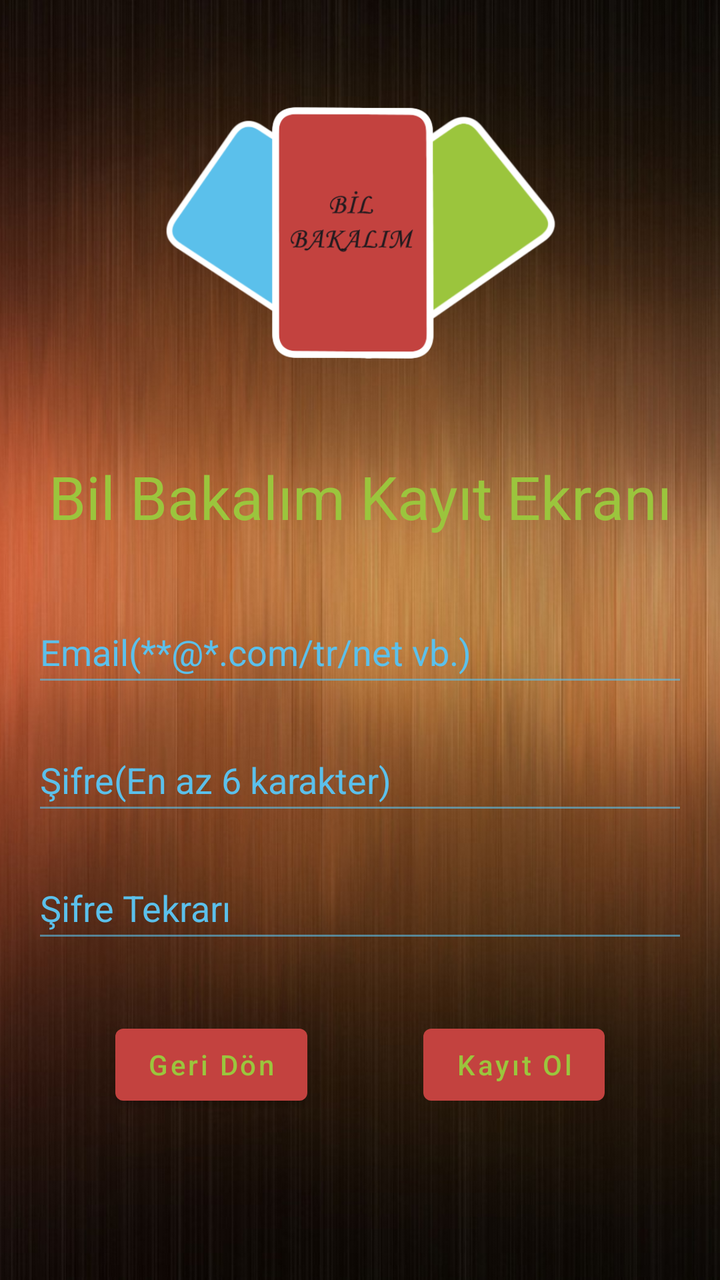
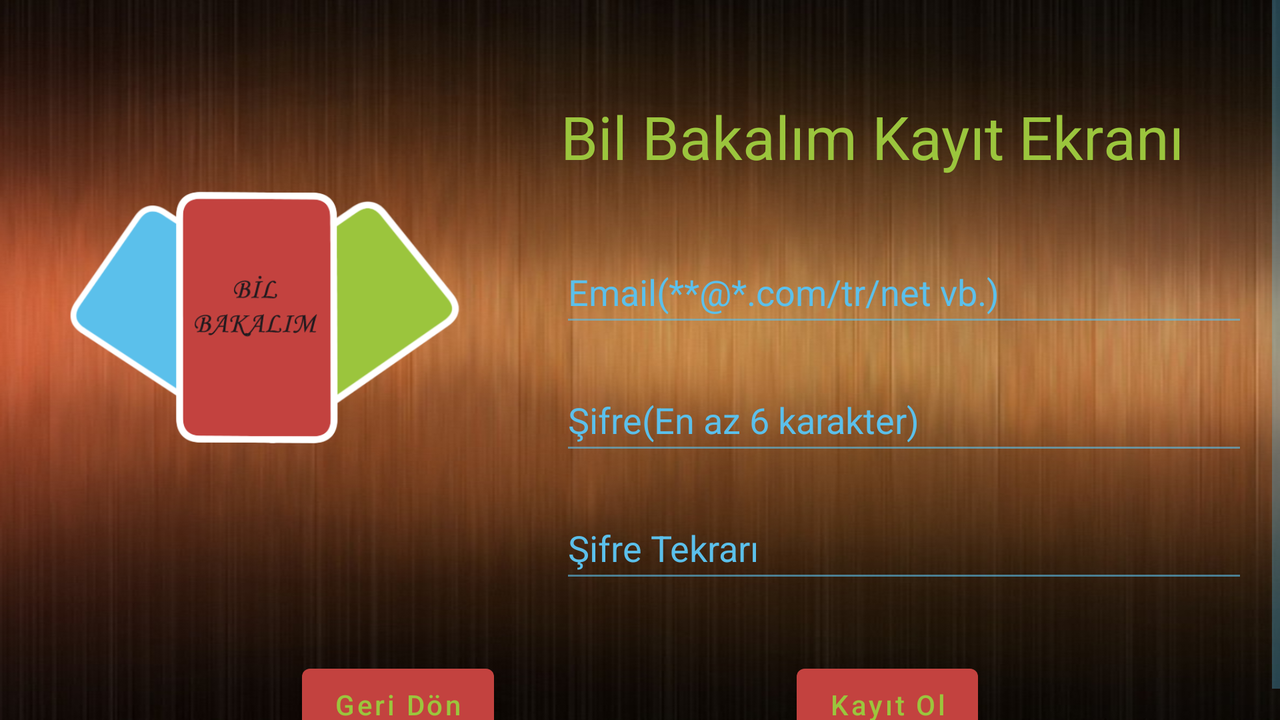

The same Android screen from two of the app's own layout files: first res/layout/ as a phone draws it, then the repository's variant for another configuration, drawn on a device whose configuration selects that folder. Both files follow.
<!-- AndroidManifest.xml: application theme Theme.BilBakalım -->
<!-- res/layout/fragment_register.xml -->
<?xml version="1.0" encoding="utf-8"?>
<layout xmlns:android="http://schemas.android.com/apk/res/android"
    xmlns:tools="http://schemas.android.com/tools"
    xmlns:app="http://schemas.android.com/apk/res-auto">


    <androidx.constraintlayout.widget.ConstraintLayout
        android:layout_width="match_parent"
        android:layout_height="match_parent"
        android:background="@drawable/background"
        tools:context=".View.Authentication.RegisterFragment">

    <ScrollView
        android:layout_width="match_parent"
        android:layout_height="match_parent">

        <androidx.constraintlayout.widget.ConstraintLayout
            android:layout_width="match_parent"
            android:layout_height="wrap_content">

            <ImageView
                android:id="@+id/registerLogo"
                android:layout_width="200dp"
                android:layout_height="180dp"
                android:layout_marginTop="32dp"
                android:contentDescription="@string/registerPageWelcomeMessage"
                app:layout_constraintEnd_toEndOf="parent"
                app:layout_constraintStart_toStartOf="parent"
                app:layout_constraintTop_toTopOf="parent"
                app:srcCompat="@drawable/transparent_icon"
                tools:ignore="ImageContrastCheck" />

            <TextView
                android:id="@+id/registerPageWelcomeMessage"
                android:layout_width="wrap_content"
                android:layout_height="wrap_content"
                android:layout_marginTop="16dp"
                android:text="@string/registerPageWelcomeMessage"
                android:textSize="30sp"
                app:layout_constraintEnd_toEndOf="@+id/registerLogo"
                app:layout_constraintStart_toStartOf="@+id/registerLogo"
                app:layout_constraintTop_toBottomOf="@+id/registerLogo" />

            <EditText
                android:id="@+id/emailText"
                android:layout_width="0dp"
                android:layout_height="48dp"
                android:layout_marginStart="16dp"
                android:layout_marginTop="32dp"
                android:layout_marginEnd="16dp"
                android:autofillHints="emailAddress"
                android:ems="10"
                android:hint="@string/emailRegister"
                android:inputType="textEmailAddress"
                app:layout_constraintEnd_toEndOf="parent"
                app:layout_constraintStart_toStartOf="parent"
                app:layout_constraintTop_toBottomOf="@+id/registerPageWelcomeMessage" />


            <EditText
                android:id="@+id/passwordRegister"
                android:layout_width="0dp"
                android:layout_height="48dp"
                android:layout_marginTop="16dp"
                android:autofillHints="password"
                android:ems="10"
                android:hint="@string/passwordRegister"
                android:inputType="textPassword"
                app:layout_constraintEnd_toEndOf="@+id/emailText"
                app:layout_constraintStart_toStartOf="@+id/emailText"
                app:layout_constraintTop_toBottomOf="@+id/emailText" />

            <EditText
                android:id="@+id/passwordCheckRegister"
                android:layout_width="0dp"
                android:layout_height="48dp"
                android:layout_marginTop="16dp"
                android:ems="10"
                android:hint="@string/passwordAgain"
                android:inputType="textPassword"
                app:layout_constraintEnd_toEndOf="@+id/passwordRegister"
                app:layout_constraintStart_toStartOf="@+id/passwordRegister"
                app:layout_constraintTop_toBottomOf="@+id/passwordRegister" />


            <Button
                android:id="@+id/signUpButton"
                android:layout_width="wrap_content"
                android:layout_height="48dp"
                android:text="@string/signUp"
                android:textAllCaps="false"
                app:layout_constraintEnd_toEndOf="parent"
                app:layout_constraintHorizontal_bias="0.5"
                app:layout_constraintStart_toEndOf="@+id/goBackBtn"
                app:layout_constraintTop_toTopOf="@+id/goBackBtn" />

            <Button
                android:id="@+id/goBackBtn"
                android:layout_width="wrap_content"
                android:layout_height="48dp"
                android:layout_marginTop="32dp"
                android:text="@string/goBack"
                android:textAllCaps="false"
                app:layout_constraintEnd_toStartOf="@+id/signUpButton"
                app:layout_constraintHorizontal_bias="0.5"
                app:layout_constraintStart_toStartOf="parent"
                app:layout_constraintTop_toBottomOf="@+id/passwordCheckRegister" />

            <ProgressBar
                android:id="@+id/registerProgressBar"
                style="?android:attr/progressBarStyle"
                android:layout_width="wrap_content"
                android:layout_height="wrap_content"
                android:visibility="invisible"
                app:layout_constraintBottom_toBottomOf="parent"
                app:layout_constraintEnd_toEndOf="parent"
                app:layout_constraintStart_toStartOf="parent"
                app:layout_constraintTop_toTopOf="parent" />
            


        </androidx.constraintlayout.widget.ConstraintLayout>

    </ScrollView>
    </androidx.constraintlayout.widget.ConstraintLayout>
</layout>
<!-- resources referenced by this layout -->
<resources>
  <!-- drawable background: png bitmap (drawable, 926483 bytes) -->
  <!-- drawable transparent_icon: png bitmap (drawable, 498106 bytes) -->
  <string name="emailRegister">Email(**@*.com/tr/net vb.)</string>
  <string name="goBack">Geri Dön</string>
  <string name="passwordAgain">Şifre Tekrarı</string>
  <string name="passwordRegister">Şifre(En az 6 karakter)</string>
  <string name="registerPageWelcomeMessage">Bil Bakalım Kayıt Ekranı</string>
  <string name="signUp">Kayıt Ol</string>
  <style name="Theme.BilBakalım" parent="Theme.MaterialComponents.DayNight.NoActionBar">
          
          <item name="colorPrimary">@color/madder_lake_red</item>
          <item name="colorPrimaryVariant">@color/raisin_black</item>
          <item name="colorOnPrimary">@color/green</item>
          
          <item name="colorSecondary">@color/teal_200</item>
          <item name="colorSecondaryVariant">@color/teal_700</item>
          <item name="colorOnSecondary">@color/black</item>
          
          <item name="android:statusBarColor">?attr/colorPrimaryVariant</item>
          <item name="android:colorForeground">@color/cyan_process_blue</item>
          <item name="android:textColorHint">@color/cyan_process_blue</item>
  
          <item name="colorAccent">#0091BC</item>
  
          <item name="android:textColor">@color/green</item>
          <item name="android:indeterminateTint">@color/cyan_process_blue</item>
  
          
      </style>
  <color name="madder_lake_red">#C3423F</color>
  <color name="raisin_black">#211A1E</color>
  <color name="green">#9BC53D</color>
  <color name="teal_200">#FF03DAC5</color>
  <color name="teal_700">#FF018786</color>
  <color name="black">#000000</color>
  <color name="cyan_process_blue">#5BC0EB</color>
</resources>
<!-- res/layout-land/fragment_register.xml (the repository's variant of the layout above) -->
<!-- drawn on the phone turned sideways -->
<?xml version="1.0" encoding="utf-8"?>
<layout xmlns:android="http://schemas.android.com/apk/res/android"
    xmlns:app="http://schemas.android.com/apk/res-auto"
    xmlns:tools="http://schemas.android.com/tools">

    <androidx.constraintlayout.widget.ConstraintLayout
        android:layout_width="match_parent"
        android:layout_height="match_parent"
        android:background="@drawable/background"
        tools:context=".View.Authentication.RegisterFragment">

        <ScrollView
            android:layout_width="match_parent"
            android:layout_height="match_parent">

            <androidx.constraintlayout.widget.ConstraintLayout
                android:layout_width="match_parent"
                android:layout_height="wrap_content">

                <ImageView
                    android:id="@+id/registerLogo"
                    android:layout_width="200dp"
                    android:layout_height="180dp"
                    android:layout_margin="32dp"
                    android:contentDescription="@string/registerPageWelcomeMessage"
                    app:layout_constraintBottom_toTopOf="@id/goBackBtn"
                    app:layout_constraintEnd_toStartOf="@id/emailText"
                    app:layout_constraintStart_toStartOf="parent"
                    app:layout_constraintTop_toTopOf="parent"
                    app:srcCompat="@drawable/transparent_icon"
                    tools:ignore="ImageContrastCheck" />

                <TextView
                    android:id="@+id/registerPageWelcomeMessage"
                    android:layout_width="wrap_content"
                    android:layout_height="wrap_content"
                    android:layout_marginTop="48dp"
                    android:text="@string/registerPageWelcomeMessage"
                    android:textSize="30sp"
                    app:layout_constraintEnd_toEndOf="parent"
                    app:layout_constraintStart_toEndOf="@+id/registerLogo"
                    app:layout_constraintTop_toTopOf="parent" />

                <EditText
                    android:id="@+id/emailText"
                    android:layout_width="0dp"
                    android:layout_height="48dp"
                    android:layout_marginStart="16dp"
                    android:layout_marginTop="32dp"
                    android:layout_marginEnd="16dp"
                    android:autofillHints="emailAddress"
                    android:ems="10"
                    android:hint="@string/emailRegister"
                    android:inputType="textEmailAddress"
                    app:layout_constraintEnd_toEndOf="parent"
                    app:layout_constraintStart_toEndOf="@id/registerLogo"
                    app:layout_constraintTop_toBottomOf="@+id/registerPageWelcomeMessage" />


                <EditText
                    android:id="@+id/passwordRegister"
                    android:layout_width="0dp"
                    android:layout_height="48dp"
                    android:layout_marginTop="16dp"
                    android:autofillHints="password"
                    android:ems="10"
                    android:hint="@string/passwordRegister"
                    android:inputType="textPassword"
                    app:layout_constraintEnd_toEndOf="@+id/emailText"
                    app:layout_constraintStart_toStartOf="@+id/emailText"
                    app:layout_constraintTop_toBottomOf="@+id/emailText" />

                <EditText
                    android:id="@+id/passwordCheckRegister"
                    android:layout_width="0dp"
                    android:layout_height="48dp"
                    android:layout_marginTop="16dp"
                    android:ems="10"
                    android:hint="@string/passwordAgain"
                    android:inputType="textPassword"
                    app:layout_constraintEnd_toEndOf="@+id/passwordRegister"
                    app:layout_constraintStart_toStartOf="@+id/passwordRegister"
                    app:layout_constraintTop_toBottomOf="@+id/passwordRegister" />


                <Button
                    android:id="@+id/signUpButton"
                    android:layout_width="wrap_content"
                    android:layout_height="48dp"
                    android:text="@string/signUp"
                    android:textAllCaps="false"
                    app:layout_constraintEnd_toEndOf="parent"
                    app:layout_constraintHorizontal_bias="0.5"
                    app:layout_constraintStart_toEndOf="@+id/goBackBtn"
                    app:layout_constraintTop_toTopOf="@+id/goBackBtn" />

                <Button
                    android:id="@+id/goBackBtn"
                    android:layout_width="wrap_content"
                    android:layout_height="48dp"
                    android:layout_marginTop="32dp"
                    android:text="@string/goBack"
                    android:textAllCaps="false"
                    app:layout_constraintEnd_toStartOf="@+id/signUpButton"
                    app:layout_constraintHorizontal_bias="0.5"
                    app:layout_constraintStart_toStartOf="parent"
                    app:layout_constraintTop_toBottomOf="@+id/passwordCheckRegister" />

                <ProgressBar
                    android:id="@+id/registerProgressBar"
                    style="?android:attr/progressBarStyle"
                    android:layout_width="wrap_content"
                    android:layout_height="wrap_content"
                    android:visibility="invisible"
                    app:layout_constraintBottom_toBottomOf="parent"
                    app:layout_constraintEnd_toEndOf="parent"
                    app:layout_constraintStart_toStartOf="parent"
                    app:layout_constraintTop_toTopOf="parent" />



            </androidx.constraintlayout.widget.ConstraintLayout>

        </ScrollView>
    </androidx.constraintlayout.widget.ConstraintLayout>
</layout>
